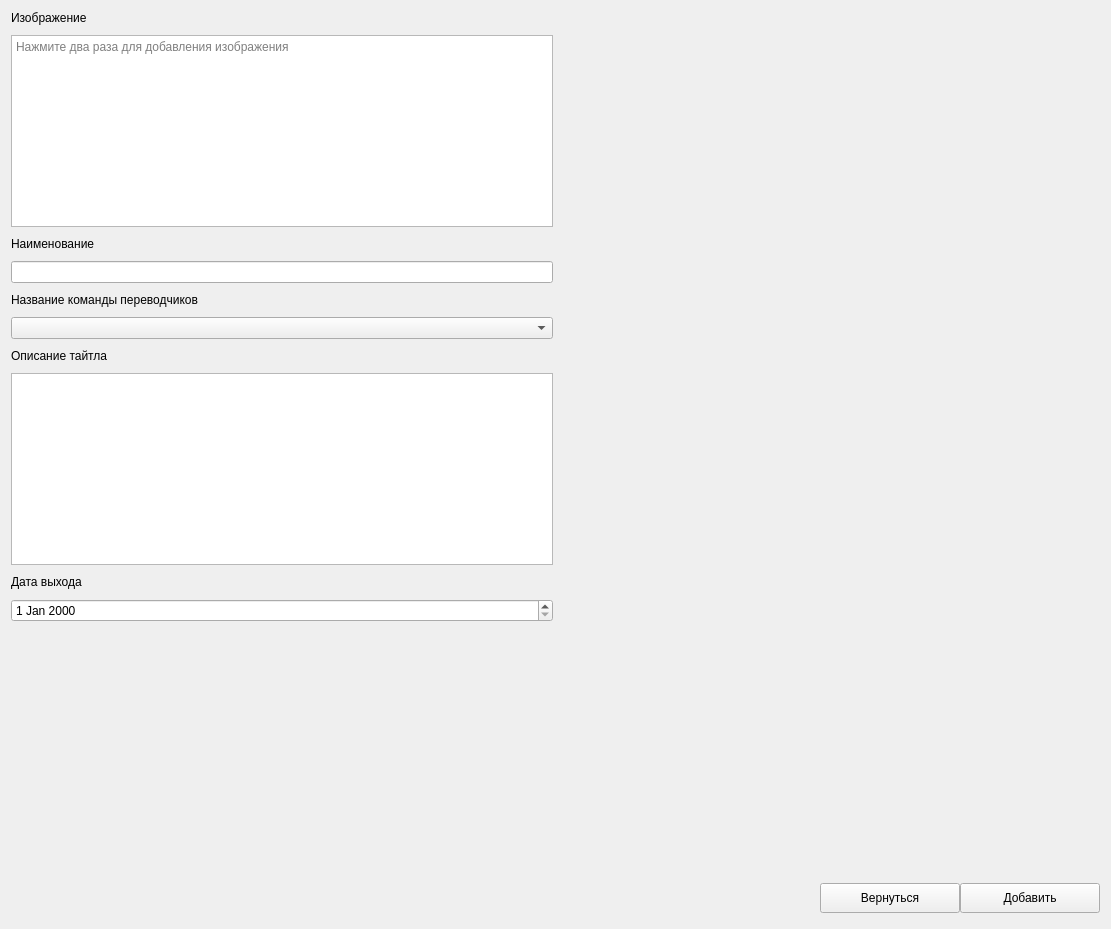
          <widget class="QWidget" name="pageAddTitle">
           <layout class="QGridLayout" name="gridLayout_15">
            <item row="0" column="1">
             <spacer name="horizontalSpacer_13">
              <property name="orientation">
               <enum>Qt::Horizontal</enum>
              </property>
              <property name="sizeHint" stdset="0">
               <size>
                <width>540</width>
                <height>20</height>
               </size>
              </property>
             </spacer>
            </item>
            <item row="1" column="0">
             <spacer name="verticalSpacer_14">
              <property name="orientation">
               <enum>Qt::Vertical</enum>
              </property>
              <property name="sizeType">
               <enum>QSizePolicy::Expanding</enum>
              </property>
              <property name="sizeHint" stdset="0">
               <size>
                <width>540</width>
                <height>250</height>
               </size>
              </property>
             </spacer>
            </item>
            <item row="0" column="0">
             <layout class="QVBoxLayout" name="verticalLayout_14">
              <property name="spacing">
               <number>10</number>
              </property>
              <item>
               <widget class="QLabel" name="label_30">
                <property name="text">
                 <string>Изображение</string>
                </property>
               </widget>
              </item>
              <item>
               <widget class="QTextEdit" name="imageArea">
                <property name="readOnly">
                 <bool>true</bool>
                </property>
                <property name="placeholderText">
                 <string>Нажмите два раза для добавления изображения</string>
                </property>
               </widget>
              </item>
              <item>
               <widget class="QLabel" name="label_31">
                <property name="text">
                 <string>Наименование</string>
                </property>
               </widget>
              </item>
              <item>
               <widget class="QLineEdit" name="nameAddTitle"/>
              </item>
              <item>
               <widget class="QLabel" name="label_32">
                <property name="text">
                 <string>Название команды переводчиков</string>
                </property>
               </widget>
              </item>
              <item>
               <widget class="QComboBox" name="nameCrewTranslatorAddTitle"/>
              </item>
              <item>
               <widget class="QLabel" name="label_33">
                <property name="text">
                 <string>Описание тайтла</string>
                </property>
               </widget>
              </item>
              <item>
               <widget class="QTextEdit" name="descriptionEdit"/>
              </item>
              <item>
               <widget class="QLabel" name="label_34">
                <property name="text">
                 <string>Дата выхода</string>
                </property>
               </widget>
              </item>
              <item>
               <widget class="QDateEdit" name="dateReleaseAddTitle"/>
              </item>
             </layout>
            </item>
            <item row="2" column="0" colspan="2">
             <widget class="QWidget" name="widget_6" native="true">
              <property name="sizePolicy">
               <sizepolicy hsizetype="Expanding" vsizetype="Expanding">
                <horstretch>0</horstretch>
                <verstretch>0</verstretch>
               </sizepolicy>
              </property>
              <property name="minimumSize">
               <size>
                <width>0</width>
                <height>40</height>
               </size>
              </property>
              <property name="maximumSize">
               <size>
                <width>16777215</width>
                <height>40</height>
               </size>
              </property>
              <layout class="QHBoxLayout" name="horizontalLayout_9">
               <property name="spacing">
                <number>0</number>
               </property>
               <property name="leftMargin">
                <number>0</number>
               </property>
               <property name="topMargin">
                <number>0</number>
               </property>
               <property name="rightMargin">
                <number>0</number>
               </property>
               <property name="bottomMargin">
                <number>0</number>
               </property>
               <item>
                <spacer name="horizontalSpacer_14">
                 <property name="orientation">
                  <enum>Qt::Horizontal</enum>
                 </property>
                 <property name="sizeHint" stdset="0">
                  <size>
                   <width>809</width>
                   <height>20</height>
                  </size>
                 </property>
                </spacer>
               </item>
               <item>
                <widget class="QPushButton" name="backAddTitleBtn">
                 <property name="minimumSize">
                  <size>
                   <width>140</width>
                   <height>30</height>
                  </size>
                 </property>
                 <property name="maximumSize">
                  <size>
                   <width>140</width>
                   <height>30</height>
                  </size>
                 </property>
                 <property name="text">
                  <string>Вернуться</string>
                 </property>
                 <property name="icon">
                  <iconset resource="resource.qrc">
                   <normaloff>:/icon/icon/free-icon-back-2644908.png</normaloff>:/icon/icon/free-icon-back-2644908.png</iconset>
                 </property>
                 <property name="iconSize">
                  <size>
                   <width>20</width>
                   <height>20</height>
                  </size>
                 </property>
                </widget>
               </item>
               <item>
                <widget class="QPushButton" name="addTitleBtn">
                 <property name="minimumSize">
                  <size>
                   <width>140</width>
                   <height>30</height>
                  </size>
                 </property>
                 <property name="maximumSize">
                  <size>
                   <width>140</width>
                   <height>30</height>
                  </size>
                 </property>
                 <property name="text">
                  <string>Добавить</string>
                 </property>
                 <property name="icon">
                  <iconset resource="resource.qrc">
                   <normaloff>:/icon/icon/free-icon-add-7222864.png</normaloff>:/icon/icon/free-icon-add-7222864.png</iconset>
                 </property>
                 <property name="iconSize">
                  <size>
                   <width>20</width>
                   <height>20</height>
                  </size>
                 </property>
                </widget>
               </item>
              </layout>
             </widget>
            </item>
           </layout>
          </widget>
